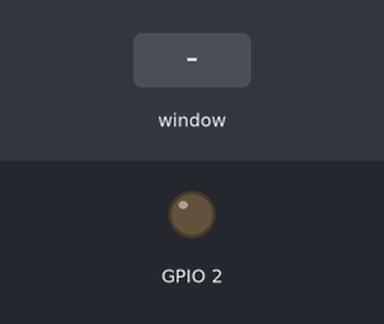
The program below on a simulated Raspberry Pi (BCM pin numbers). Shown: output pins drawn as LEDs (lit = HIGH). The inputs (shaded band) are chosen by the test bench. The desktop window is not drawn, its controls go by their first labels and the mouse button is held 0.15 s.

Above: at 1.2 s.
1.3 s: control labelled "Encneder LED" in the window clicked
At 1.8 s:
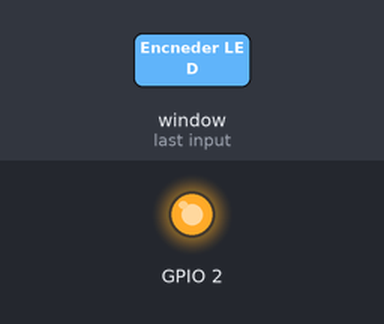
2.8 s: control labelled "Apagar LED" in the window clicked
At 4.2 s:
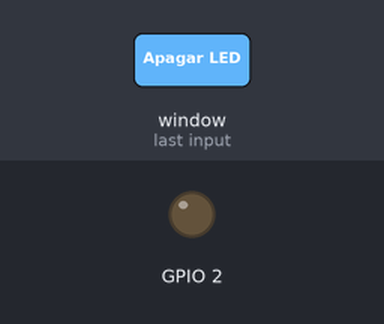
Timing chart, 0 to 5.8 s (numbered marks = the images above; inputs shaded):
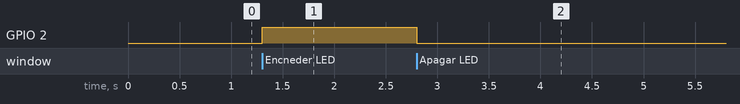

The program:

3-encender_led_tkinter.py
```python
from tkinter import Button, Tk
from time import sleep
from tkinter.constants import X
import RPi.GPIO as gpio

#definir el modo
gpio.setmode(gpio.BCM)
# configuracion del pin
gpio.setup(2,gpio.OUT)

# Función LED
def encender():
    gpio.output(2,gpio.HIGH)
def apagar():
    gpio.output(2,gpio.LOW)

# Creación de la ventana
ventana= Tk()
ventana.geometry("400x200")
ventana.title("Encender Led")
# Creación de un boton
bt1=Button(ventana, text="Encneder LED",command=encender)
bt1.place(x=30, y=40)

bt2=Button(ventana, text="Apagar LED", command=apagar)
bt2.place(x=200,y=40)

ventana.mainloop()

# Limpiar lierar pines
gpio.cleanup()
```

Measured:
- after the input at 1.3 s, GPIO 2: LOW → HIGH at once
- after the input at 2.8 s, GPIO 2: HIGH → LOW at once
